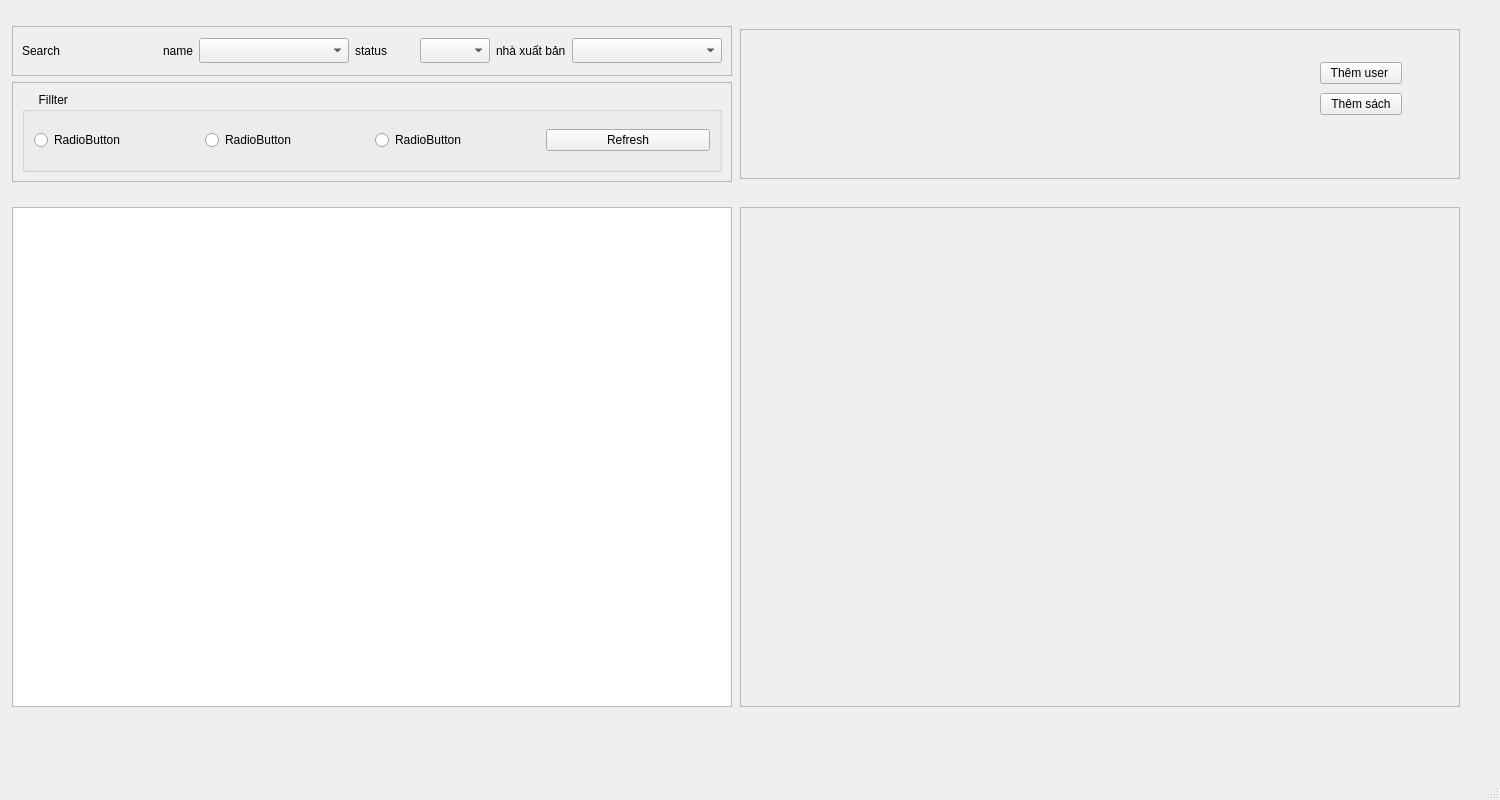
<?xml version="1.0" encoding="UTF-8"?>
<ui version="4.0">
 <class>MainWindow</class>
 <widget class="QMainWindow" name="MainWindow">
  <property name="geometry">
   <rect>
    <x>0</x>
    <y>0</y>
    <width>1500</width>
    <height>800</height>
   </rect>
  </property>
  <property name="minimumSize">
   <size>
    <width>1500</width>
    <height>800</height>
   </size>
  </property>
  <property name="maximumSize">
   <size>
    <width>1500</width>
    <height>800</height>
   </size>
  </property>
  <property name="windowTitle">
   <string>MainWindow</string>
  </property>
  <widget class="QWidget" name="centralwidget">
   <widget class="QWidget" name="">
    <property name="geometry">
     <rect>
      <x>10</x>
      <y>7</y>
      <width>1453</width>
      <height>721</height>
     </rect>
    </property>
    <layout class="QVBoxLayout" name="verticalLayout_2">
     <item>
      <layout class="QHBoxLayout" name="horizontalLayout">
       <item>
        <layout class="QVBoxLayout" name="verticalLayout">
         <item>
          <widget class="QFrame" name="frame_search">
           <property name="minimumSize">
            <size>
             <width>720</width>
             <height>50</height>
            </size>
           </property>
           <property name="maximumSize">
            <size>
             <width>720</width>
             <height>50</height>
            </size>
           </property>
           <property name="frameShape">
            <enum>QFrame::StyledPanel</enum>
           </property>
           <property name="frameShadow">
            <enum>QFrame::Raised</enum>
           </property>
           <layout class="QHBoxLayout" name="horizontalLayout_7">
            <item>
             <widget class="QLabel" name="label">
              <property name="text">
               <string>Search</string>
              </property>
             </widget>
            </item>
            <item>
             <layout class="QHBoxLayout" name="horizontalLayout_4">
              <item>
               <widget class="QLabel" name="name">
                <property name="text">
                 <string>name</string>
                </property>
               </widget>
              </item>
              <item>
               <widget class="QComboBox" name="comboBox_name">
                <property name="minimumSize">
                 <size>
                  <width>150</width>
                  <height>25</height>
                 </size>
                </property>
                <property name="maximumSize">
                 <size>
                  <width>150</width>
                  <height>25</height>
                 </size>
                </property>
               </widget>
              </item>
             </layout>
            </item>
            <item>
             <layout class="QHBoxLayout" name="horizontalLayout_5">
              <item>
               <widget class="QLabel" name="label_3">
                <property name="text">
                 <string>status</string>
                </property>
               </widget>
              </item>
              <item>
               <widget class="QComboBox" name="comboBox_status">
                <property name="minimumSize">
                 <size>
                  <width>70</width>
                  <height>25</height>
                 </size>
                </property>
                <property name="maximumSize">
                 <size>
                  <width>70</width>
                  <height>25</height>
                 </size>
                </property>
               </widget>
              </item>
             </layout>
            </item>
            <item>
             <layout class="QHBoxLayout" name="horizontalLayout_6">
              <item>
               <widget class="QLabel" name="nha_xuat_ban">
                <property name="text">
                 <string>nhà xuất bản</string>
                </property>
               </widget>
              </item>
              <item>
               <widget class="QComboBox" name="comboBox_publishing">
                <property name="minimumSize">
                 <size>
                  <width>150</width>
                  <height>25</height>
                 </size>
                </property>
                <property name="maximumSize">
                 <size>
                  <width>150</width>
                  <height>25</height>
                 </size>
                </property>
               </widget>
              </item>
             </layout>
            </item>
           </layout>
          </widget>
         </item>
         <item>
          <widget class="QFrame" name="frame_filter">
           <property name="minimumSize">
            <size>
             <width>720</width>
             <height>100</height>
            </size>
           </property>
           <property name="maximumSize">
            <size>
             <width>720</width>
             <height>100</height>
            </size>
           </property>
           <property name="frameShape">
            <enum>QFrame::StyledPanel</enum>
           </property>
           <property name="frameShadow">
            <enum>QFrame::Raised</enum>
           </property>
           <layout class="QHBoxLayout" name="horizontalLayout_3">
            <item>
             <widget class="QGroupBox" name="groupBox">
              <property name="title">
               <string>     Fillter</string>
              </property>
              <layout class="QHBoxLayout" name="horizontalLayout_8">
               <item>
                <widget class="QRadioButton" name="radioButton_all">
                 <property name="text">
                  <string>RadioButton</string>
                 </property>
                </widget>
               </item>
               <item>
                <widget class="QRadioButton" name="radioButton_lend">
                 <property name="text">
                  <string>RadioButton</string>
                 </property>
                </widget>
               </item>
               <item>
                <widget class="QRadioButton" name="radioButton_available">
                 <property name="text">
                  <string>RadioButton</string>
                 </property>
                </widget>
               </item>
               <item>
                <widget class="QPushButton" name="pushButton">
                 <property name="text">
                  <string>Refresh</string>
                 </property>
                </widget>
               </item>
              </layout>
             </widget>
            </item>
           </layout>
          </widget>
         </item>
        </layout>
       </item>
       <item>
        <widget class="QFrame" name="frame_infor">
         <property name="minimumSize">
          <size>
           <width>720</width>
           <height>150</height>
          </size>
         </property>
         <property name="maximumSize">
          <size>
           <width>720</width>
           <height>150</height>
          </size>
         </property>
         <property name="frameShape">
          <enum>QFrame::StyledPanel</enum>
         </property>
         <property name="frameShadow">
          <enum>QFrame::Raised</enum>
         </property>
         <widget class="QWidget" name="layoutWidget">
          <property name="geometry">
           <rect>
            <x>580</x>
            <y>30</y>
            <width>82</width>
            <height>59</height>
           </rect>
          </property>
          <layout class="QVBoxLayout" name="verticalLayout_3">
           <item>
            <widget class="QPushButton" name="pushButton_addUser">
             <property name="text">
              <string>Thêm user </string>
             </property>
            </widget>
           </item>
           <item>
            <widget class="QPushButton" name="pushButton_addBook">
             <property name="text">
              <string>Thêm sách</string>
             </property>
            </widget>
           </item>
          </layout>
         </widget>
        </widget>
       </item>
      </layout>
     </item>
     <item>
      <layout class="QHBoxLayout" name="horizontalLayout_2">
       <item>
        <widget class="QTableView" name="tableView">
         <property name="minimumSize">
          <size>
           <width>720</width>
           <height>500</height>
          </size>
         </property>
         <property name="maximumSize">
          <size>
           <width>720</width>
           <height>500</height>
          </size>
         </property>
        </widget>
       </item>
       <item>
        <widget class="QFrame" name="frame_ticketForLoan">
         <property name="minimumSize">
          <size>
           <width>720</width>
           <height>500</height>
          </size>
         </property>
         <property name="maximumSize">
          <size>
           <width>720</width>
           <height>500</height>
          </size>
         </property>
         <property name="frameShape">
          <enum>QFrame::StyledPanel</enum>
         </property>
         <property name="frameShadow">
          <enum>QFrame::Raised</enum>
         </property>
        </widget>
       </item>
      </layout>
     </item>
    </layout>
   </widget>
  </widget>
  <widget class="QMenuBar" name="menubar">
   <property name="geometry">
    <rect>
     <x>0</x>
     <y>0</y>
     <width>1500</width>
     <height>25</height>
    </rect>
   </property>
  </widget>
  <widget class="QStatusBar" name="statusbar"/>
 </widget>
 <resources/>
 <connections/>
</ui>
